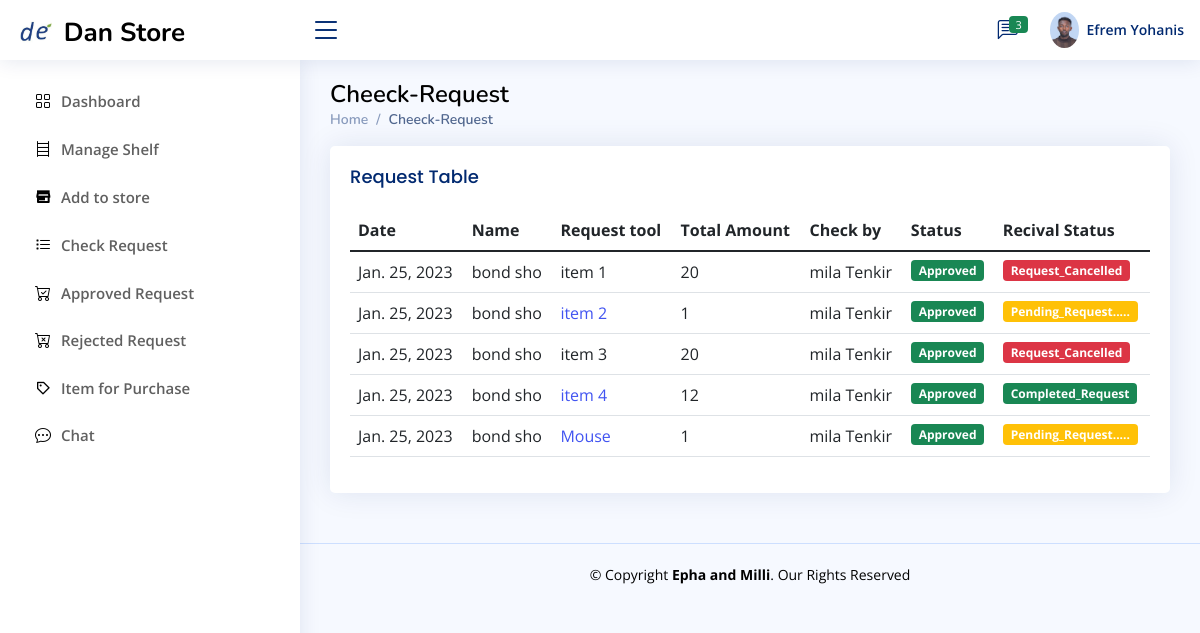
The page /Store_Manager/aproved_request (signed in) on the database as committed earlier.
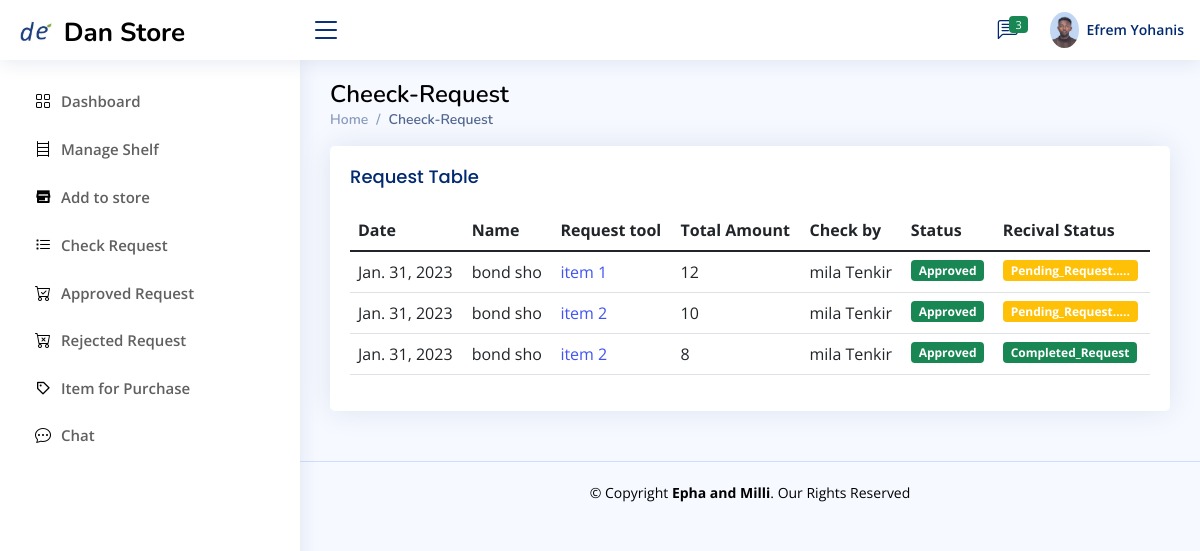
The same page on the database as committed later.
### Store_manager/models.py (models this page shows, shortened)
class employe_request_form1_permanent(models.Model):
    store_Keeper_action_choice=(
        ('Pending','Pending'),
        ('Allowed','Allowed'),
        ('Reject','Reject'),
        ('Received ','Received'),
    )
    dept_head_action_choice=(
        ('Pending','Pending'),
        ('Approved','Approved'),
        ('Rejected','Rejected'),
    )
    Recival_status=(
        ('Received ','Received'),
        ('Not_Received ','Not_Received'),
        ('Returned','Returned'),
    )
    request_store=models.ForeignKey(allStore,null=True,blank=True,on_delete=models.CASCADE)
    date=models.DateField(auto_now_add=True,null=True)
    dept_head_Action=models.CharField(max_length=200,null=True,choices=dept_head_action_choice,default='Pending')
    Store_Keeper_Action=models.CharField(max_length=200,null=True,choices=store_Keeper_action_choice,default='Pending')
    Recival_status_by_Employer=models.CharField(max_length=200,null=True,choices=Recival_status)
    Request_by=models.CharField(max_length=100,null=True,blank=True)
    Department=models.CharField(max_length=100,null=True,blank=True)
    checkd_by=models.ForeignKey(employ,null=True,blank=True,on_delete=models.CASCADE)
    Description=models.CharField(max_length=100,null=True,blank=True)
    unit=models.CharField(max_length=100,null=True,blank=True)
    req_qty=models.CharField(max_length=100,null=True,blank=True)
    Remark=models.CharField(max_length=100,null=True,blank=True)
    note=models.TextField(max_length=100,null=True,blank=True)
    Type_of_item=models.TextField(max_length=100,null=True,blank=True)
    Serial_No=models.TextField(max_length=100,null=True,blank=True)
    Unique_Name_No=models.TextField(max_length=100,null=True,blank=True)

class employ(models.Model):
    user=models.ForeignKey(User,null=True,blank=True,on_delete=models.CASCADE)
    role= models.CharField(max_length=200,null=True,blank=True)
    profile_pic=models.ImageField(null=True,blank=True, upload_to='Profile/')
    Full_Name=models.CharField(max_length=300, null=True)
    gender = models.CharField(max_length=20,null=True,blank=True)
    phone1 = models.CharField(max_length=200, null=True)
    phone2 = models.CharField(max_length=200, null=True)
    facebook = models.CharField(max_length=200, null=True,blank=True)
    telegram = models.CharField(max_length=200, null=True,blank=True)
    instagram = models.CharField(max_length=200, null=True,blank=True)
    about = models.TextField(max_length=500, null=True)
    address = models.CharField(max_length=200, null=True)
    inDepartment = models.CharField(max_length=300,null=True)
    date_created = models.DateTimeField(auto_now_add=True, null=True)
    Thechnologist =models.BooleanField(blank=True,null=True,default=False)
    accessStore=models.ForeignKey(allStore,null=True,blank=True,on_delete=models.CASCADE)
    Titel = models.CharField(max_length=20,null=True,blank=True)
    Filed_Study = models.CharField(max_length=20,null=True,blank=True)
    Collage = models.CharField(max_length=20,null=True,blank=True)
    grade=models.CharField(max_length=20,null=True,blank=True)
    Year_Graguation = models.DateField(null=True,blank=True)
    Document=models.FileField(null=True,blank=True,upload_to="File/Document")

### Store_manager/views.py (the view)
# urls.py: path('aproved_request',views.aproved_request,name="aproved_request"),
def aproved_request(request):
    user_id=(request.user.id)
    user=User.objects.get(id=user_id)
    re_emp=employ.objects.get(user=user)
    curretnUser = request.user
    exploreU = employ.objects.get(user = curretnUser)
    name=exploreU.Full_Name
    store=allStore.objects.get(storeKeeper=name)
    emp_request=employe_request_form1_permanent.objects.filter(Q(request_store=store) & Q(dept_head_Action="Approved"))
    dep_request=dept_request_form1_permanent.objects.filter(Q(request_store=store) & Q(dept_head_Action="Approved"))
    all_unreseved_req=list(chain(emp_request, dep_request))
    context={
        'emp_request':all_unreseved_req,
        're_emp':re_emp,
    }
    return render(request,'Store_manager/cheeck_Request/approved_request.html',context)

### Templates/Store_manager/cheeck_Request/approved_request.html
{% extends 'Store_manager/S_base.html'  %}
{% block store %}
<main id="main" class="main">
    <div class="pagetitle">
      <h1 style="color: black">Cheeck-Request</h1>
      <nav>
        <ol class="breadcrumb">
          <li class="breadcrumb-item"><a href="index.html">Home</a></li>
          <li class="breadcrumb-item active">Cheeck-Request</li>
        </ol>
      </nav>
    </div>
    <section class="section">
        <div class="row">
          <div class="col-lg-12">
            <div class="card recent-sales overflow-auto">
                <div class="card-body">
                  <h5 class="card-title">Request Table</h5>
                  <table class="table datatable">
                    <thead>
                      <tr>
                        <th scope="col">Date</th>
                        <th scope="col">Name</th>
                        <th scope="col">Request tool</th>
                        <th scope="col">Total Amount</th>
                        <th scope="col">Check by </th>
                        <th scope="col">Status</th>
                        <th scope="col">Recival Status</th>
                      </tr>
                    </thead>
                    <tbody>
                      {% for request in emp_request %}
                      {% if request.Store_Keeper_Action == "Allowed" %}
                      <tr>
                        <td>{{request.date}}</td>
                        <td>{{request.Request_by}}</td>
                        {% if request.Recival_status_by_Employer == 'Received' %}
                        <td><a href="{% url 'check_delivered_item' request.id  %}" >{{request.Description}}</a></td>
                        {% elif request.Recival_status_by_Employer == 'Not_Received' %}
                        <td>{{request.Description}}</td>
                        {% else %}
                        <td><a href="{% url 'Item_Delivery_form' request.id  %}" >{{request.Description}}</a></td>
                        {% endif %}
                        <td>{{request.req_qty}}</td>
                        <td>{{request.checkd_by.Full_Name}}</td>
                        <td><span class="badge bg-success">Approved</span></td>
                        {% if request.Store_Keeper_Action == "Pending" %}
                        <td>
                          <a class="btn btn-sm btn-success text-dark disabled">Yes</a>
                          <a class="btn btn-sm btn-danger text-dark disabled">No</a>
                        </td>
                        {% elif request.Store_Keeper_Action == 'wait' %}
                        <td>
                          <a class="btn btn-sm btn-success text-dark disabled">Yes</a>
                          <a class="btn btn-sm btn-danger text-dark disabled">No</a>
                        </td>
                        {% elif request.Store_Keeper_Action == 'Allowed' %}
                           {% if request.Recival_status_by_Employer == 'Received' %}
                           <td><span class="badge bg-success">Completed_Request</span></td>
                        {% elif request.Recival_status_by_Employer == 'Not_Received' %}
                        <td><span class="badge bg-danger">Request_Cancelled</span></td>
                        {% else  %}
                        <td><span class="badge bg-warning">Pending_Request.....</span></td>
                          {% endif %}
                        {% endif %}
                         </tr>
                      {% endif %}
                      {% endfor %}
                    </tbody>
                  </table>
                </div>
              </div>
         </div>
    </section>
  </main>
{% endblock %}

Rows that differ between the two databases and show on the page:
removed employe_request_form1_permanent: date "Jan. 25, 2023", Request_by "bond sho", Description "item 1", req_qty "20", checkd_by.Full_Name "mila Tenkir", Store_Keeper_Action "Request_Cancelled"
removed employe_request_form1_permanent: date "Jan. 25, 2023", Request_by "bond sho", Description "item 2", req_qty "1", checkd_by.Full_Name "mila Tenkir", Store_Keeper_Action "Pending_Request....."
removed employe_request_form1_permanent: date "Jan. 25, 2023", Request_by "bond sho", Description "item 3", req_qty "20", checkd_by.Full_Name "mila Tenkir", Store_Keeper_Action "Request_Cancelled"
removed employe_request_form1_permanent: date "Jan. 25, 2023", Request_by "bond sho", Description "item 4", req_qty "12", checkd_by.Full_Name "mila Tenkir", Store_Keeper_Action "Completed_Request"
removed employe_request_form1_permanent: date "Jan. 25, 2023", Request_by "bond sho", Description "Mouse", req_qty "1", checkd_by.Full_Name "mila Tenkir", Store_Keeper_Action "Pending_Request....."
added employe_request_form1_permanent: date "Jan. 31, 2023", Request_by "bond sho", Description "item 1", req_qty "12", checkd_by.Full_Name "mila Tenkir", Store_Keeper_Action "Pending_Request....."
added employe_request_form1_permanent: date "Jan. 31, 2023", Request_by "bond sho", Description "item 2", req_qty "10", checkd_by.Full_Name "mila Tenkir", Store_Keeper_Action "Pending_Request....."
added employe_request_form1_permanent: date "Jan. 31, 2023", Request_by "bond sho", Description "item 2", req_qty "8", checkd_by.Full_Name "mila Tenkir", Store_Keeper_Action "Completed_Request"
